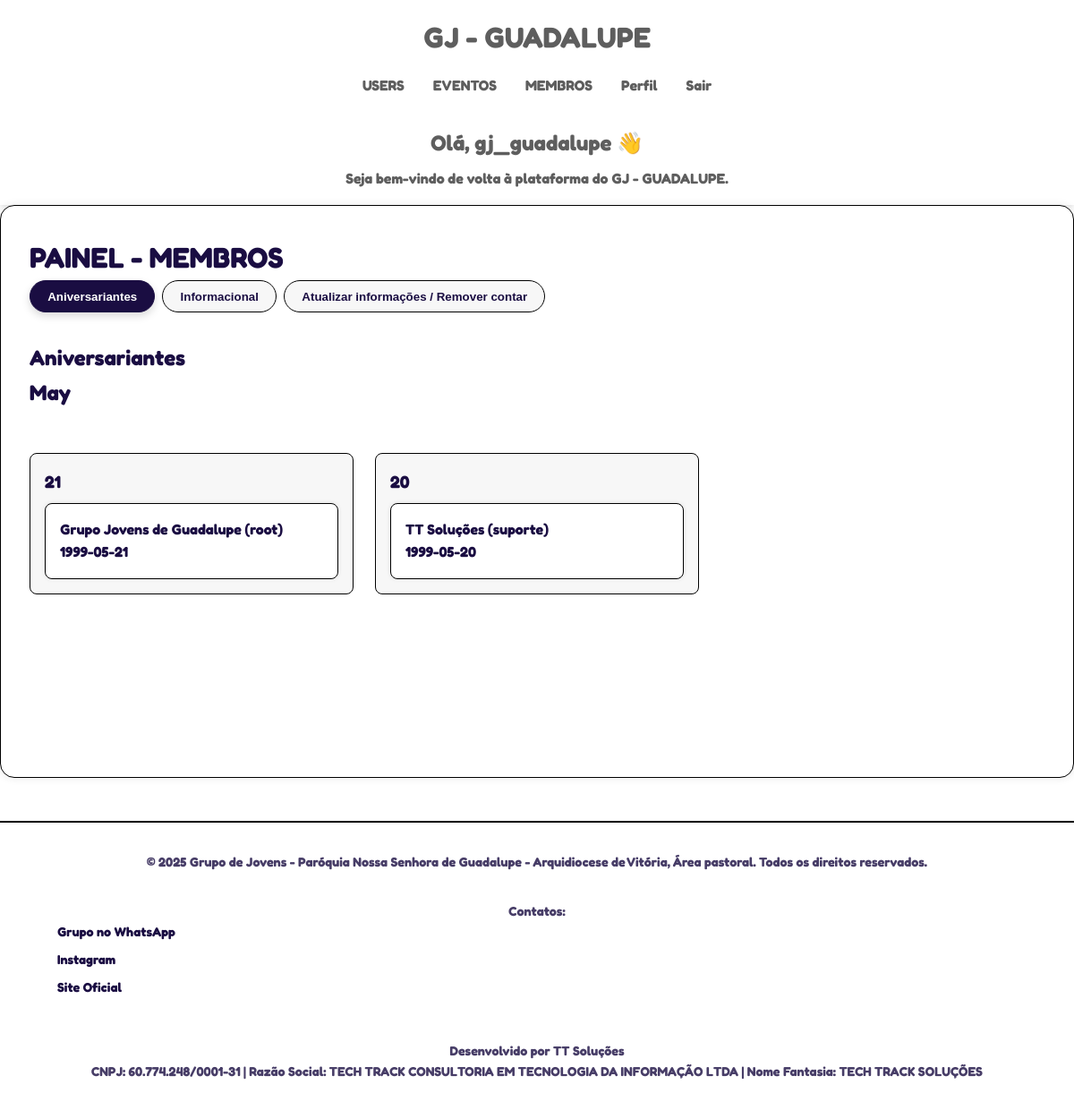
/membros (signed in), run on the app's committed database.
### tables this page shows
CREATE TABLE usuarios (
    id INTEGER PRIMARY KEY AUTOINCREMENT,
    username TEXT UNIQUE NOT NULL,
    email TEXT NOT NULL,
    senha_hash TEXT NOT NULL,
    cargo TEXT NOT NULL DEFAULT 'user',
    acesso_api BOOLEAN DEFAULT FALSE,
    criado_em TIMESTAMP DEFAULT CURRENT_TIMESTAMP
, nome_completo TEXT, telefone TEXT, instagram TEXT, contato_emergencia TEXT, data_nascimento TEXT, endereco TEXT);

### app/routes/gerenciar.py (the view)
@app.route('/membros')
@required_roles('admin', 'user')
def membros():
    usuarios = ver_usuarios()
    aniversariantes = ver_aniversariantes_agrupados()
    return render_template('pages/private/membros.html', usuario=usuarios, aniversariantes=aniversariantes)

### app/routes/geral.py (called while the page is built)
@app.context_processor
def inject_now():
    if 'user' not in session:
        user = { 'is_authenticated': False }
    else:
        user = { 'is_authenticated': True }
    return {'now': datetime.now(), 'current_user': user}

### app/routes/gerenciar.py (called while the page is built)
def ver_aniversariantes_agrupados():
    usuarios = ver_usuarios()
    meses = {i: calendar.month_name[i] for i in range(1, 13)}
    aniversariantes = defaultdict(lambda: defaultdict(list))
    for user in usuarios:
        data = user.get('data_nascimento')
        if data:
            try:
                dt = datetime.strptime(data, '%Y-%m-%d')
                mes_nome = meses[dt.month]
                dia = dt.day
                aniversariantes[mes_nome][dia].append(user)
            except ValueError:
                continue  # ignora datas inválidas
    return aniversariantes

### config/auth/auth.py (called while the page is built)
def get_authenticated_user_roles():
    if 'user' not in session:
        return None
    if time.time() - session.get('last_activity', 0) > SESSION_TIMEOUT:
        session.clear()
        return None
    session['last_activity'] = time.time()  # Atualiza a última atividade
    roles = session['user'].get('roles', [])
    return roles

def required_roles(*required_roles):
    def decorator(f):
        @wraps(f)
        def decorated_function(*args, **kwargs):
            user_roles = get_authenticated_user_roles()
            if user_roles is None:
                return jsonify({"error": "Não autenticado ou sessão expirada"}), 401
            if not any(role in user_roles for role in required_roles):
                return jsonify({"error": "Permissão insuficiente"}), 403
            return f(*args, **kwargs)
        return decorated_function
    return decorator

### config/database/config/functions_db.py (called while the page is built)
def conectar_banco() -> sqlite3.Connection:
    from config.models.paths import path_data_base
    import os
    path_db = os.path.join(path_data_base, 'site_gj.db')
    try:
        conn = sqlite3.connect(path_db)
        return conn
    except sqlite3.Error as e:
        raise Exception(f"Erro ao conectar ao banco: {e}")

### app/templates/pages/private/membros.html (shortened to what this page needs)
{% extends "base.html" %}
{% block css %}
<link rel="stylesheet" href="{{ url_for('static', filename='css/pages/membros.css') }}">
{% endblock %}
{% block content %}
<div class="admin-container">
    <h1>PAINEL - MEMBROS</h1>
    <div class="tabs">
        <button class="tab-btn active" data-tab="aniversariantes">Aniversariantes</button>
        <button class="tab-btn" data-tab="info">Informacional</button>
        <button class="tab-btn" data-tab="att_info">Atualizar informações / Remover contar</button>
    </div>
    <div class="tab-content">
        <div class="tab-pane active" id="aniversariantes">
          <h2 class="text-xl mb-4">Aniversariantes</h2>
          <div class="calendar">
            {% for mes, dias in aniversariantes.items() %}
              <h2>{{ mes }}</h2>
              <div class="mes-bloco">
                {% for dia, lista in dias.items() %}
                  <div class="dia-bloco">
                    <strong>{{ dia }}</strong>
                    {% for user in lista %}
                      <div class="aniversariante-card">
                        <p>{{ user.nome_completo }}</p>
                        <p>{{ user.data_nascimento }}</p>
                      </div>
                    {% endfor %}
                  </div>
                {% endfor %}
              </div>
            {% endfor %}
          </div>
        </div>
    </div>
</div>
{% endblock %}

### app/templates/components/header.html
<header class="main-header">
    <div class="header-container">
        <div class="brand">
            <a href="/index">GJ - GUADALUPE</a>
        </div>
        <nav class="main-nav">
            <ul>
                {% if current_user.is_authenticated %}
                    {% if session.user.cargo == 'admin' %}
                        <li><a href="/usuarios" title="Ir para painel de usuarios">USERS</a></li>
                    {% endif %}
                    <li><a href="/eventos" title="Ir para eventos">EVENTOS</a></li>
                    <li><a href="/membros" title="Ir para membros">MEMBROS</a></li>
                    <li><a href="/perfil" title="Ir para perfil do sistema">Perfil</a></li>
                    <li><a href="/logout" title="Deslogar do sistema">Sair</a></li>
                {% else %}
                    <li><a href="/login" title="Realizar Login">Login</a></li>
                {% endif %}
            </ul>
        </nav>
        <div class="header-intro">
            {% if current_user.is_authenticated %}
                <h2 class="dashboard-title">Olá, {{ session.user.username }} 👋</h2>
                <p class="dashboard-subtext">Seja bem-vindo de volta à plataforma do GJ - GUADALUPE.</p>
            {% else %}
                <h2 class="public-title">Entre para mais recursos</h2>
                <p class="public-subtext">Crie uma conta ou faça login para ter acesso completo ao sistema.</p>
            {% endif %}
        </div>
    </div>
</header>

### app/static/css/main.css (style rules this page uses)
:root { --text-color: #1A0D42; --background-color: #FFFFFF; --border-color: #000000; --primary-color: #1A0D42; --secondary-color: #34D399; --accent-color: #F59E0B; --danger-color: #EF4444; --success-color: #10B981; --info-color: #60A5FA; --warning-color: #FBBF24; --text-dark: #000000; --text-light: #5E5E5E; --background-soft: #F7F7F7; --background-card: #FFFFFF; --btn-primary-bg: var(--primary-color); --btn-primary-text: #ffffff; --btn-secondary-bg: var(--secondary-color); --btn-secondary-text: #ffffff; --modal-bg: rgba(0, 0, 0, 0.6); --modal-content-bg: #fff; --spacing-unit: 1rem; }
* { margin: 0; padding: 0; box-sizing: border-box; }
a { color: var(--primary-color); text-decoration: none; transition: color 0.3s ease; }
body { font-family: 'Fredoka', sans-serif; font-weight: bold; line-height: 1.6; color: var(--text-color); background-color: var(--background-color); }

### app/static/css/components/header.css (style rules this page uses)
.main-header { background-color: var(--dark-color); color: var(--text-light); padding: 1rem 0; box-shadow: 0 2px 5px rgba(0,0,0,0.1); }
.header-container { max-width: 1200px; margin: 0 auto; padding: 0 2rem; display: flex; flex-direction: column; align-items: center; text-align: center; }
.brand a { color: var(--text-light); text-decoration: none; font-size: 2rem; font-weight: bold; }
.main-nav ul { display: flex; flex-wrap: wrap; list-style: none; justify-content: center; padding: 0; margin: 1rem 0; }
.main-nav li { margin: 0 1rem; }
.main-nav a { color: var(--text-light); text-decoration: none; font-size: 1rem; transition: color 0.3s; }
.header-intro { margin-top: 0.5rem; }
.dashboard-title, .public-title { font-size: 1.5rem; margin: 0.5rem 0; }
.dashboard-subtext, .public-subtext { font-size: 1rem; margin: 0; }

### app/static/css/pages/membros.css (style rules this page uses)
.tabs { display: flex; gap: 0.5rem; margin-bottom: var(--spacing-unit); flex-wrap: wrap; }
.tab-btn { padding: 0.6rem 1.2rem; background-color: var(--background-soft); color: var(--text-color); border: 1px solid var(--border-color); border-radius: 999px; font-weight: bold; cursor: pointer; transition: background-color 0.3s ease, color 0.3s ease, transform 0.2s ease; }
.tab-btn.active { background-color: var(--primary-color); color: var(--btn-primary-text); border-color: var(--primary-color); box-shadow: 0 4px 10px rgba(0,0,0,0.15); }
.tab-pane { display: none; padding-top: 1rem; }
.tab-pane.active { display: block; }
.calendar { display: flex; flex-direction: column; gap: 2rem; }
.calendar h2 { font-size: 1.5rem; color: var(--primary-color); margin-bottom: 1rem; }
.mes-bloco { display: grid; grid-template-columns: repeat(3, 1fr); gap: 1.5rem; }
.dia-bloco { background-color: var(--background-soft); border: 1px solid var(--border-color); padding: var(--spacing-unit); border-radius: 0.5rem; }
.dia-bloco strong { display: block; font-size: 1.2rem; color: var(--primary-color); margin-bottom: 0.5rem; }
.aniversariante-card { background-color: var(--background-card); padding: var(--spacing-unit); margin-top: 0.5rem; border: 1px solid var(--border-color); border-radius: 0.5rem; box-shadow: 0 0 5px rgba(0,0,0,0.1); transition: background-color 0.3s ease; }
.aniversariante-card p { margin: 0; font-size: 1rem; }

### data on the page
usuarios: user.username "gj_guadalupe", nome_completo "Grupo Jovens de Guadalupe (root)", data_nascimento "1999-05-21"
usuarios: nome_completo "TT Soluções (suporte)", data_nascimento "1999-05-20"

### other printed values
{{ mes }} "May"
{{ dia }} "21" "20"
